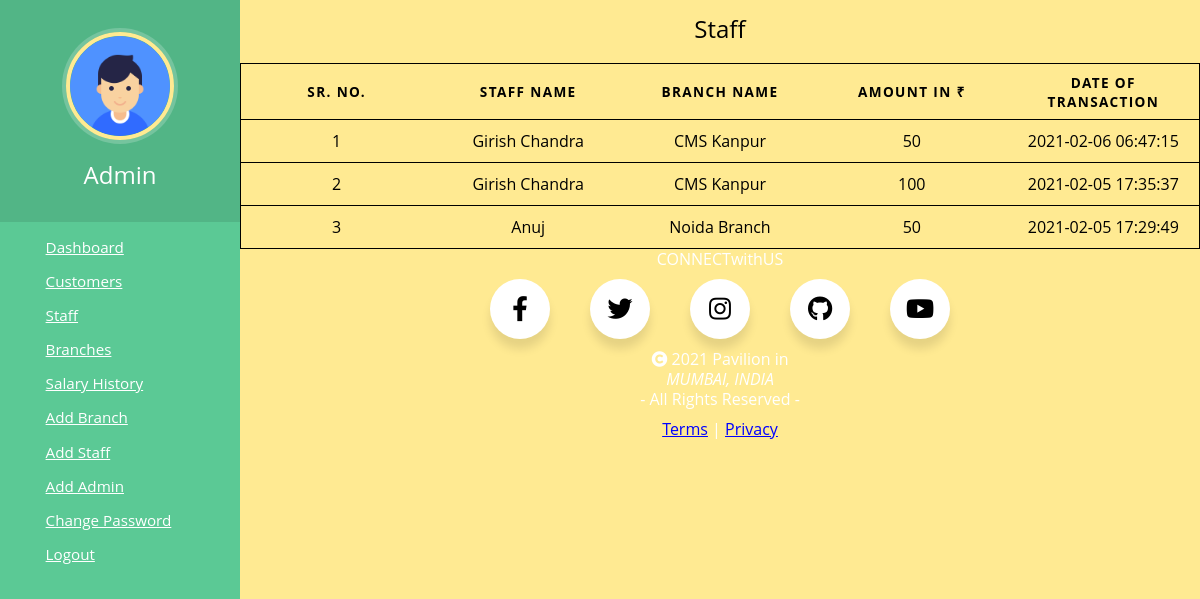
Page /admin/transactions.php (signed in) on the committed database.
### tables this page shows
CREATE TABLE `staffsalary` (
  `id` int(11) NOT NULL,
  `staff` int(11) NOT NULL,
  `amount` int(11) NOT NULL,
  `dot` timestamp NOT NULL DEFAULT current_timestamp()
);

CREATE TABLE `tblstaff` (
  `ID` int(10) NOT NULL,
  `BranchName` varchar(120) DEFAULT NULL,
  `StaffName` varchar(120) DEFAULT NULL,
  `StaffMobilenumber` bigint(11) DEFAULT NULL,
  `StaffEmail` varchar(120) DEFAULT NULL,
  `StaffPassword` varchar(120) DEFAULT NULL,
  `StaffRegdate` timestamp NOT NULL DEFAULT current_timestamp(),
  `bankstatus` int(1) NOT NULL DEFAULT 0,
  `rate` int(11) NOT NULL,
  `paidsalary` int(11) NOT NULL DEFAULT 0
);

### admin/transactions.php (the view, shortened to what this page needs)
<?php
include('../includes/dbconnection.php');
if (strlen($_SESSION['cmsaid']==0)) {
    header('location:logout.php');
    } else{
?>
<html lang="en">
<head>
    <link href="./css/table.css" rel="stylesheet">
    <link href="./css/header.css" rel="stylesheet"/>
    <link href="../css/footer.css" rel="stylesheet">
    <link rel="stylesheet" href="https://cdnjs.cloudflare.com/ajax/libs/font-awesome/4.7.0/css/font-awesome.min.css">
    <link rel="stylesheet" href="https://cdnjs.cloudflare.com/ajax/libs/font-awesome/5.13.0/css/all.min.css">
</head>
<body>
<?php include_once('./include/header.php');?>
<table>
  <caption> Staff</caption>
  <thead>
    <tr>
    <th scope="col">SR. NO.</th>
    <th scope="col">Staff Name</th>
    <th scope="col">Branch Name</th>
    <th scope="col">Amount in ₹</th>
    <th scope="col">Date of Transaction</th>
    </tr>
  </thead>
  <tbody>
<?php
  $ret=mysqli_query($con,"SELECT  tblstaff.StaffName, tblstaff.BranchName, staffsalary.amount, staffsalary.dot FROM  staffsalary INNER JOIN tblstaff ON staffsalary.staff=tblstaff.ID ORDER BY staffsalary.dot DESC;");
  $num=mysqli_num_rows($ret);
  if($num >0){
    $count=0;
  while ($row=mysqli_fetch_array($ret)) {
    $count++;
  ?>
    <tr>
      <td scope="row" data-label="SR. NO."><?php echo $count;?></td>
      <td data-label="Staff Name"><?php echo $row["StaffName"];?></td>
      <td data-label="Branch Name"><?php echo $row["BranchName"];?></td>
      <td data-label="Amount in ₹"><?php echo $row["amount"];?></td>
      <td data-label="Date of Transaction"><?php echo $row["dot"];?></td>
      </tr>
<?php } }
?>
  </tbody>
</table>
<?php include_once('../includes/footer.php');?>
</body>
</html>
<?php   }?>

### admin/include/header.php (shortened to what this page needs)
<?php
$admid=$_SESSION['cmsaid'];
$ret=mysqli_query($con,"select AdminName from tbladmin where ID='$admid'");
$row=mysqli_fetch_array($ret);
$fname=$row['AdminName'];
?>
<nav class="menu" tabindex="0">
  <header class="avatar">
		<img src="../includes/user.png " />
    <h2><?php echo $fname; ?></h2>
  </header>
	<ul>
  <li tabindex="0" class="icon-dashboard"><a href="dashboard.php"><span>Dashboard</span></a></li>
    <li tabindex="0" class="icon-users"><a href="customers.php"><span>Customers</span></a></li>
    <li tabindex="0" class="icon-users"><a href="staff.php"><span>Staff</span></a></li>
    <li tabindex="0" class="icon-shop"><a href="branch.php"><span>Branches</span></a></li>
    <li tabindex="0" class="icon-history"><a href="transactions.php"><span>Salary History</span></a></li>
    <li tabindex="0" class="icon-shop"><a href="addbranch.php"><span>Add Branch</span></a></li>
    <li tabindex="0" class="icon-addstaff"><a href="addstaff.php"><span>Add Staff</span></a></li>
    <li tabindex="0" class="icon-addstaff"><a href="addadmin.php"><span>Add Admin</span></a></li>
    <li tabindex="0" class="icon-change"><a href="changepassword.php"><span>Change Password</span></a></li>
    <li tabindex="0" class="icon-logout"><a href="../includes/logout.php"><span>Logout</span></a></li>
  </ul>
</nav>

### admin/css/table.css (style rules this page uses)
body { font-family: "Open Sans", sans-serif; line-height: 1.25; }
table { color:black; background: transparent; border: 1px solid #ccc; border-collapse: collapse; margin: 0; padding: 0; width: 100%; table-layout: fixed; }
table caption { font-size: 1.5em; margin: .5em 0 .75em; }
table tr { border: 1px solid rgb(0, 0, 0); padding: .35em; }
table th, table td { padding: .625em; text-align: center; overflow-wrap: break-word; }
table th { font-size: .85em; letter-spacing: .1em; text-transform: uppercase; }

### admin/css/header.css (style rules this page uses)
body { background: #ffea92; margin: 0; font-family: "Open Sans", Helvetica Neue, Helvetica, Arial, sans-serif; color: #fff; padding-left: 240px; }
li a,a:visited { color:white; }
.menu { background: #5bc995; height: 100%; width: 240px; position: fixed; top: 0; left: 0; z-index: 5; outline: none; }
.menu .avatar { background: rgba(0, 0, 0, 0.1); padding: 2em 0.5em; text-align: center; }
.menu .avatar img { width: 100px; border-radius: 50%; overflow: hidden; border: 4px solid #ffea92; box-shadow: 0 0 0 4px rgba(255, 255, 255, 0.2); }
.menu .avatar h2 { font-weight: normal; margin-bottom: 0; }
.menu ul { list-style: none; padding: 0.5em 0; margin: 0; }
.menu ul li { padding: 0.5em 1em 0.5em 3em; font-size: 0.95em; font-weight: regular; background-repeat: no-repeat; background-position: left 15px center; background-size: auto 20px; transition: all 0.15s linear; cursor: pointer; }
.menu ul li.icon-dashboard { background-image: url("http://www.entypo.com/images//gauge.svg"); }
.menu ul li.icon-shop { background-image: url("http://www.entypo.com/images//shop.svg"); }
.menu ul li.icon-addstaff { background-image: url("http://www.entypo.com/images//add-user.svg"); }
.menu ul li.icon-users { background-image: url("http://www.entypo.com/images//users.svg"); }
.menu ul li.icon-history { background-image: url("http://www.entypo.com/images//back-in-time.svg"); }
.menu ul li.icon-change { background-image: url("http://www.entypo.com/images//cog.svg"); }
.menu ul li.icon-logout { background-image: url("http://www.entypo.com/images//log-out.svg"); }

### rows in the picture
staffsalary: tblstaff.StaffName "Girish Chandra", tblstaff.BranchName "CMS Kanpur", amount "50", dot "2021-02-06 06:47:15"
staffsalary: tblstaff.StaffName "Girish Chandra", tblstaff.BranchName "CMS Kanpur", amount "100", dot "2021-02-05 17:35:37"
staffsalary: tblstaff.StaffName "Anuj", tblstaff.BranchName "Noida Branch", amount "50", dot "2021-02-05 17:29:49"

### other values in the picture
$fname "Admin"
